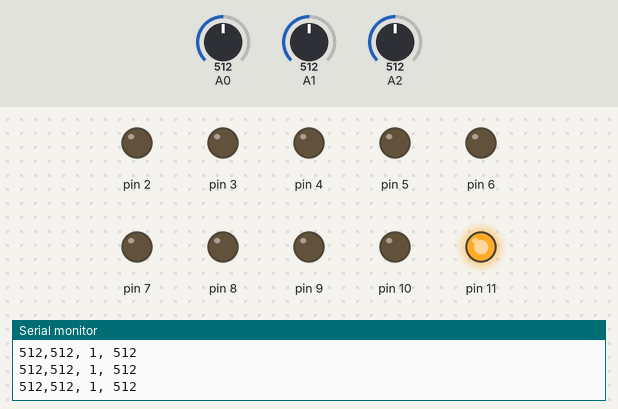
The sketch below on a simulated Arduino Uno, built with avr-gcc and run on an emulated ATmega328P. Shown: output pins drawn as LEDs (lit = HIGH), the last lines printed to the serial monitor. Inputs (shaded band) come from the test bench; at power-on: A1 = 512, A0 = 512, A2 = 512.

Above: at 1.2 s.
1.3 s: A1 set to 716
At 2.1 s:
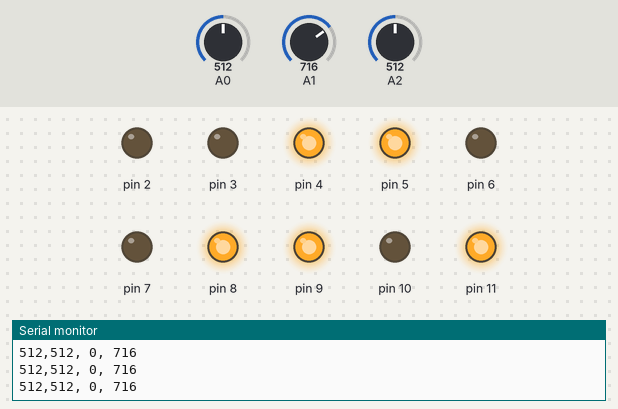
2.8 s: A1 set to 900
At 3.3 s:
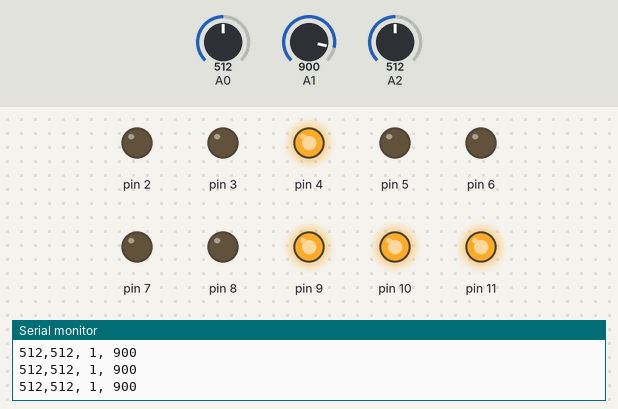
4.3 s: A1 set to 1023
At 5.1 s:
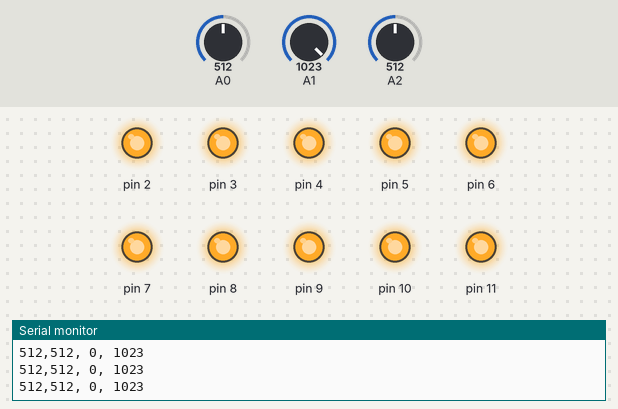
5.8 s: A1 set to 511
At 6.9 s:
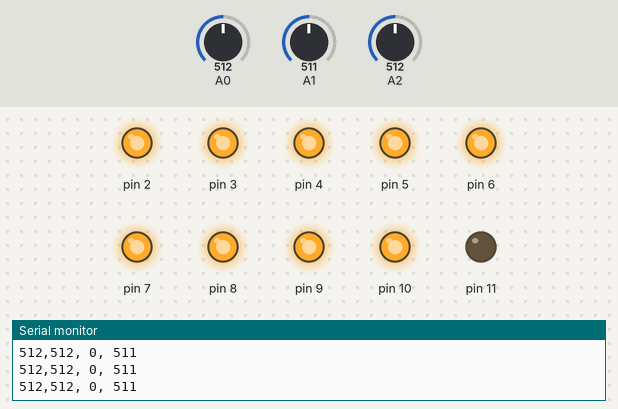
7.3 s: A0 set to 989
8.8 s: A0 set to 1006
Timing chart, 0 to 11.8 s (numbered marks = the images above; inputs shaded):
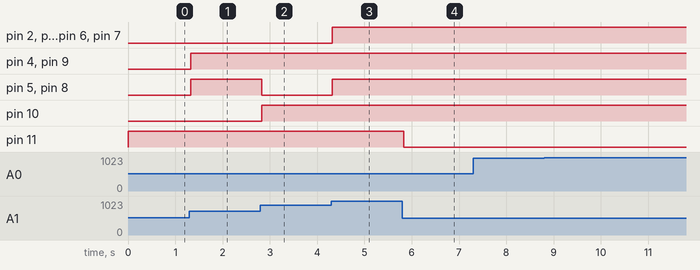

The sketch:

Activity4_Veneracion.ino
```cpp
int led;
int ldr;
int xVal=0; //joystick x-axis
int yVal=0; //joystick y-axis
int bVal=0; //joystick button

void setup() {
  // initialize serial communication at 9600 bits per second:
  Serial.begin(9600);
  pinMode(A0, INPUT);
  pinMode(A1, INPUT);
  pinMode(A2, INPUT);
  pinMode(8, INPUT);
  digitalWrite(8, HIGH);

  for(led = 2; led <= 11; led++)
    pinMode(led, OUTPUT);
}

void loop() {
  xVal = analogRead(A0);
  yVal = analogRead(A2);
  bVal = digitalRead(8);
  ldr = analogRead(A1);
  Serial.print(xVal);
  Serial.print(",");
  Serial.print(yVal);
  Serial.print(", ");
  Serial.print(!bVal);
  Serial.print(", ");
  Serial.println(ldr);

  //convert analogRead to binary
  for (int i=0; i <= 9; i++) {
    if (bitRead(ldr,i)) {
      digitalWrite((i+2),HIGH);
      }
      else {
        digitalWrite((i+2),LOW);
      }
  }
}
```

Measured:
- after the input at 1.3 s, pin 4, pin 5, pin 8, pin 9: LOW → HIGH at once
- after the input at 2.8 s, pin 5, pin 8: HIGH → LOW at once; pin 10: LOW → HIGH at once
- after the input at 4.3 s, pin 2, pin 3, pin 5–8: LOW → HIGH at once
- after the input at 5.8 s, pin 11: HIGH → LOW at once
